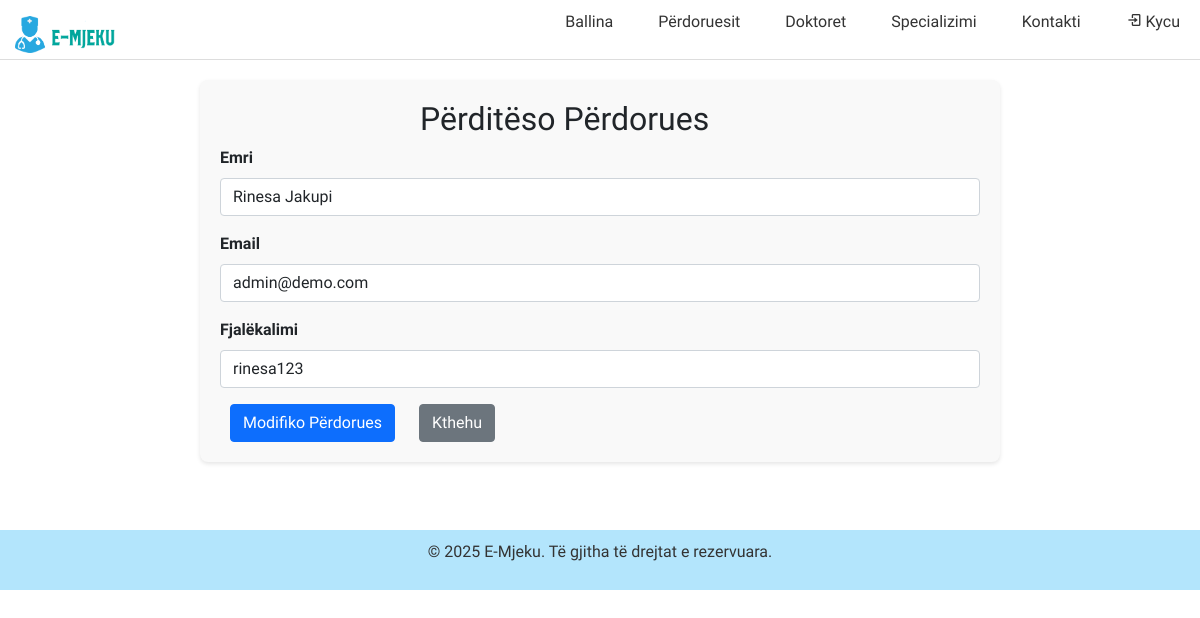
/Faqjaadmin/modifiko_perdorues.php?id=1, run on the app's committed database.
### tables this page shows
CREATE TABLE `perdoruesit` (
  `ID_Perdoruesi` int(11) NOT NULL,
  `EmriMbiemri` varchar(200) NOT NULL,
  `Email` varchar(100) NOT NULL,
  `Fjalekalimi` varchar(255) NOT NULL
);

### Faqjaadmin/modifiko_perdorues.php (the view, shortened to what this page needs)
<?php
include_once '../konfigurimi.php';
$id = $_GET['id'];
$conn->set_charset("utf8");
$stmt = $conn->prepare("SELECT EmriMbiemri, Fjalekalimi, Email FROM perdoruesit WHERE ID_Perdoruesi = ?");
$stmt->bind_param("i", $id);
$stmt->execute();
$result = $stmt->get_result();
$user = $result->fetch_assoc();
?>
<!DOCTYPE html>
<html lang="en">
<head>
    <link rel="stylesheet" href="../css/FaqjaadminCSS/perdoruesit.css" />
    <link href='https://unpkg.com/boxicons@2.1.4/css/boxicons.min.css' rel='stylesheet'>
    <link href="https://cdn.jsdelivr.net/npm/bootstrap@5.0.0-beta1/dist/css/bootstrap.min.css" rel="stylesheet">
</head>
<body>
<header>
<div class="logo">
        <a href="ballina.php">
            <img src="../foto/SMD.png" style="width: 100px; margin-top: 10px;" alt="Logo">
        </a>
    </div>
    <nav>
        <div class="nav-container">
            <ul id="nav-menu" class="nav-menu">
                <li><a href="faqjadmin.php">Ballina</a></li>
                <li><a href="./perdoruesit.php">Përdoruesit</a></li>
                <li><a href="./doktoret.php">Doktoret</a></li>
                <li><a href="./specializimi.php">Specializimi</a></li>
                <li><a href="./kontakti.php">Kontakti</a></li>
                <li>
                    <?php if (isset($_SESSION["Perdoruesi"]) && !empty($_SESSION["Perdoruesi"])): ?>
                        <a href="../ckycu.php"><i class='bx bx-log-out'></i> <?php echo htmlspecialchars($_SESSION["Perdoruesi"]); ?></a>
                    <?php else: ?>
                        <a href="../kycu.php"><i class='bx bx-log-in'></i> Kycu</a>
                    <?php endif; ?>
                </li>
            </ul>
        </div>
    </nav>
</header>
<div class="wrapper">
    <h2>Përditëso Përdorues</h2>
    <form action="" method="POST">
        <div class="mb-3">
            <label for="name" class="form-label">Emri</label>
            <input type="text" class="form-control" id="name" name="name" value="<?php echo htmlspecialchars($user['EmriMbiemri']); ?>" required>
        </div>
        <div class="mb-3">
            <label for="Email" class="form-label">Email</label>
            <input type="email" class="form-control" id="email" name="email" value="<?php echo htmlspecialchars($user['Email']); ?>" required>
        </div>
        <div class="mb-3">
            <label for="password" class="form-label">Fjalëkalimi</label>
            <input type="text" class="form-control" id="password" name="password" value="<?php echo htmlspecialchars($user['Fjalekalimi']); ?>" required>
        </div>
        <button type="submit" class="btn btn-primary">Modifiko Përdorues</button>
        <a href="perdoruesit.php" class="btn btn-secondary">Kthehu</a>
    </form>
</div>
<br><br>
<?php
 include_once '../footer.php'; ?>
</body>
</html>

### css/FaqjaadminCSS/perdoruesit.css (style rules this page uses)
* { margin: 0; padding: 0; box-sizing: border-box; font-family: "Moderustic", sans-serif; }
header { display: flex; align-items: center; justify-content: space-between; height: 60px; background-color: #fff; border-bottom: 1px solid #ddd; position: relative; }
.logo { padding-left: 15px; }
.nav-container { display: flex; align-items: center; width: 100%; }
ul { list-style-type: none; margin: 5px; padding: 0; display: flex; justify-content: flex-end; align-items: center; }
ul li { margin-left: 15px; }
ul li a { padding-top: 5px; text-decoration: none; color: #333; padding: 10px 15px; font-size: 16px; }
.wrapper { max-width: 800px; margin: 20px auto; padding: 20px; background-color: #f9f9f9; border-radius: 8px; box-shadow: 0 2px 4px rgba(0, 0, 0, 0.1); }
.wrapper h2 { margin-left: 200px; }
.btn { padding: 10px 15px; border: none; border-radius: 4px; cursor: pointer; margin: 0 10px; }
.btn-primary { background-color: #74bab2; color: white; }
.btn-secondary { background-color: #007bff; color: white; }
.mb-3 { margin-bottom: 15px; }
.form-label { font-weight: bold; }

### data on the page
perdoruesit: name "Rinesa Jakupi", email "admin@demo.com", password "rinesa123"
